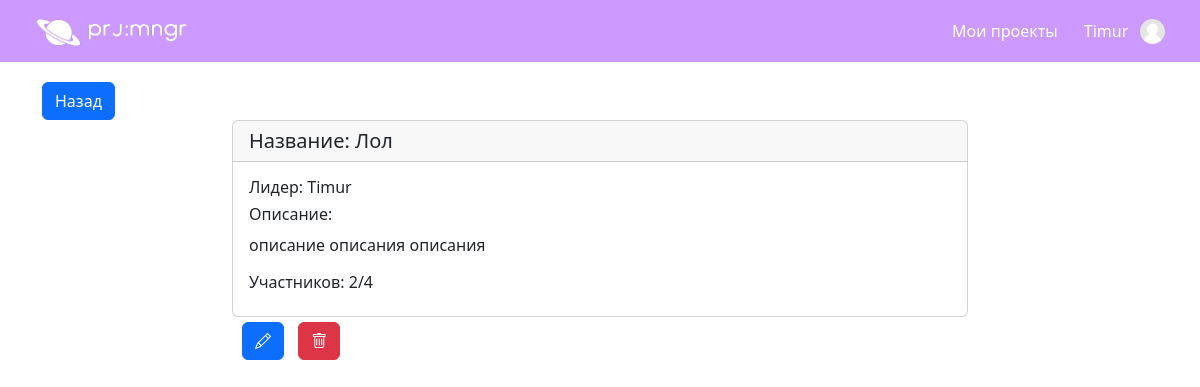
The app's page /view-project/3 (signed in), older data.
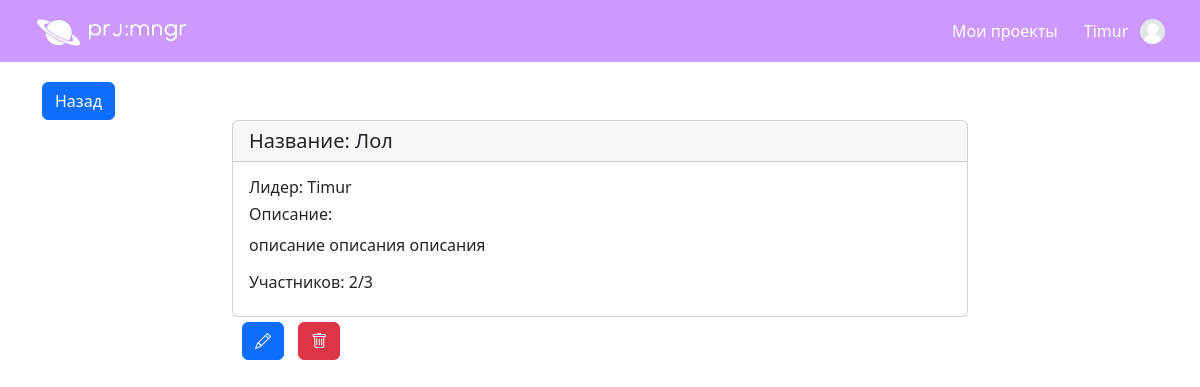
The same page, newer data.
### data/projects.py (models this page shows, shortened)
class Project(SqlAlchemyBase):
    __tablename__ = "projects"
    id = sqlalchemy.Column(sqlalchemy.Integer,
                           primary_key=True, autoincrement=True)
    name = sqlalchemy.Column(sqlalchemy.String, nullable=True)
    max_members = sqlalchemy.Column(sqlalchemy.Integer, default=1)
    description = sqlalchemy.Column(sqlalchemy.Text(200), default="", nullable=True)
    leader = orm.relationship("User", lazy="subquery")
    leader_id = sqlalchemy.Column(sqlalchemy.Integer, sqlalchemy.ForeignKey("users.id", ondelete="CASCADE"))

### website/views.py (the view)
@views.route("/view-project/<int:project_id>")
@login_required
def view_project(project_id):
    db_sess = db_session.create_session()
    project = db_sess.query(Project).get(project_id)
    user = db_sess.query(User).get(current_user.id)
    if not project:
        abort(404)
    if user not in project.members:
        abort(404)
    return render_template("view_project.html", prj=project, user=current_user)

### app.py (called while the page is built)
def create_app():
    app = Flask(__name__)
    app.config['SECRET_KEY'] = "my_super_secret_key"
    login_manager = LoginManager()
    login_manager.login_view = "auth.login"
    login_manager.init_app(app)
    from website.views import views
    from website.auth import auth
    app.register_blueprint(views, url_prefix="")
    app.register_blueprint(auth, url_prefix="")
    @login_manager.user_loader
    def load_user(user_id):
        db_sess = db_session.create_session()
        return db_sess.query(User).get(user_id)
    return app

### data/db_session.py (called while the page is built)
def create_session() -> Session:
    global __factory
    return __factory()

### templates/view_project.html
{% extends "base.html" %}
{% from "components/project_card.html" import project_card %}
{% block content %}
<a class="btn btn-primary" href="{{url_for('views.my_projects')}}">Назад</a>
    <div class="row" style="margin-bottom: 20px;">
        <div class="col-sm-8 mx-auto">
            {{project_card(prj)}}
            <div class="btn-wrapper" style="margin-left: 10px; margin-top: 5px;">
            {% if prj.leader_id != user.id %}
                <a class="btn btn-danger" href="{{url_for('views.leave_project', project_id=prj.id)}}">Покинуть</a>
            {% else %}
                <a class="btn btn-primary" href="{{url_for('views.edit_project', project_id=prj.id)}}"><i class="bi bi-pencil"></i></a>
                <a class="btn btn-danger" href="{{url_for('views.delete_project', project_id=prj.id)}}"><i class="bi bi-trash"></i></a>
            {% endif %}
            </div>
        </div>
    </div>
{% endblock %}

### templates/components/project_card.html
{% macro project_card(project) %}
<div class="card">
    <h5 class="card-header">Название: {{project.name}}</h5>
    <div class="card-body">
      <h6 class="card-title">Лидер: {{project.leader.name}}</h6>
      <h6 class="card-title">Описание:</h6>
      <p class="card-text">{{project.description}}</p>
      <h6 class="card-title">Участников: {{project.members|length}}/{{project.max_members}}</h6>
    </div>
  </div>
{% endmacro %}

Row changes from the older to the newer data that the page shows:
changed Project "Лол": max_members "4" → "3"
